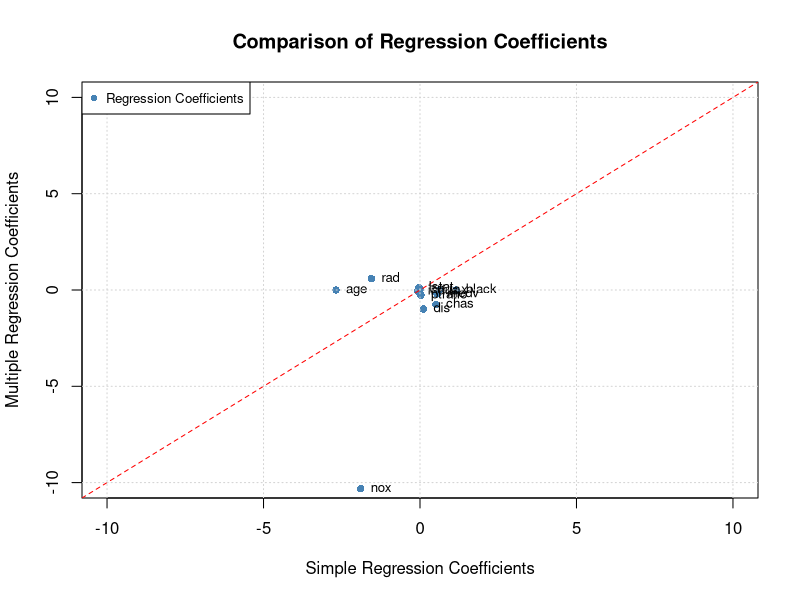

This figure's R source:
library(MASS)
data("Boston")

# Create an empty vector to store the results
significant_models <- vector("logical", length = 13)

# Fit simple linear regression models for each predictor
for (i in 2:13) {
  predictor <- Boston[, i]
  model <- lm(crim ~ predictor, data = Boston)
  
  # Check if the p-value for the predictor is less than 0.05
  if (summary(model)$coefficients[2, "Pr(>|t|)"] < 0.05) {
    significant_models[i] <- TRUE
  }
}

# Print the predictors with a statistically significant association
significant_predictors <- names(Boston)[significant_models]
cat("Predictors with a statistically significant association:\n")
cat(significant_predictors, sep = ", ")

# Fit multiple regression model using all features
model <- lm(crim ~ ., data = Boston)

# Obtain the p-values for each feature
p_values <- summary(model)$coefficients[, "Pr(>|t|)"]

# Identify features with significant associations (rejecting the null hypothesis)
significant_features <- names(Boston)[p_values < 0.05]

# Print the features with significant associations
cat("Features with a significant association (rejecting the null hypothesis):\n")
cat(significant_features, sep = ", ")




# Fit simple linear regression models for each predictor
simple_reg_coeffs <- vector("numeric", length = 13)
for (i in 2:13) {
  predictor <- Boston[, i]
  model <- lm(crim ~ predictor, data = Boston)
  simple_reg_coeffs[i] <- coef(model)[2]  # Store the regression coefficient
}

# Fit multiple regression model using all features
multiple_reg_coeffs <- coef(lm(crim ~ ., data = Boston))

# Create a scatterplot
plot(simple_reg_coeffs, multiple_reg_coeffs[-1], 
     xlab = "Simple Regression Coefficients", ylab = "Multiple Regression Coefficients",
     main = "Comparison of Regression Coefficients",
     xlim = c(-10, 10), ylim = c(-10, 10),
     col = "steelblue", pch = 16)

# Add a line of equality
abline(a = 0, b = 1, col = "red", lty = 2)

# Add labels for each predictor with an offset
text(simple_reg_coeffs, multiple_reg_coeffs[-1], labels = names(Boston)[-1], pos = 4, cex = 0.8, offset = 0.5)

# Add gridlines
grid()

# Add legend
legend("topleft", legend = "Regression Coefficients", col = "steelblue", pch = 16, cex = 0.8)






# Select variables of interest
variables_of_interest <- c("zn", "dis", "rad", "black", "medv")

# Create an empty vector to store the p-values for the cubic model
p_values_cubic <- vector("numeric", length = length(variables_of_interest))

# Fit cubic models for each variable
for (i in 1:length(variables_of_interest)) {
  predictor <- Boston[, variables_of_interest[i]]
  
  # Fit the cubic model
  cubic_model <- lm(crim ~ predictor + I(predictor^2) + I(predictor^3), data = Boston)
  
  # Extract the p-value for the cubic term
  p_value <- summary(cubic_model)$coefficients[4, "Pr(>|t|)"]
  
  # Store the p-value
  p_values_cubic[i] <- p_value
  
  # Print the p-value for the cubic term
  cat("Variable:", variables_of_interest[i], "\t p-value for cubic term:", p_value, "\n")
}

# Identify variables with a significant cubic relationship
significant_cubic_predictors <- variables_of_interest[p_values_cubic < 0.05]

# Print the variables with a significant cubic relationship
cat("\nVariables with a significant cubic relationship:\n")
cat(significant_cubic_predictors, sep = ", ")

